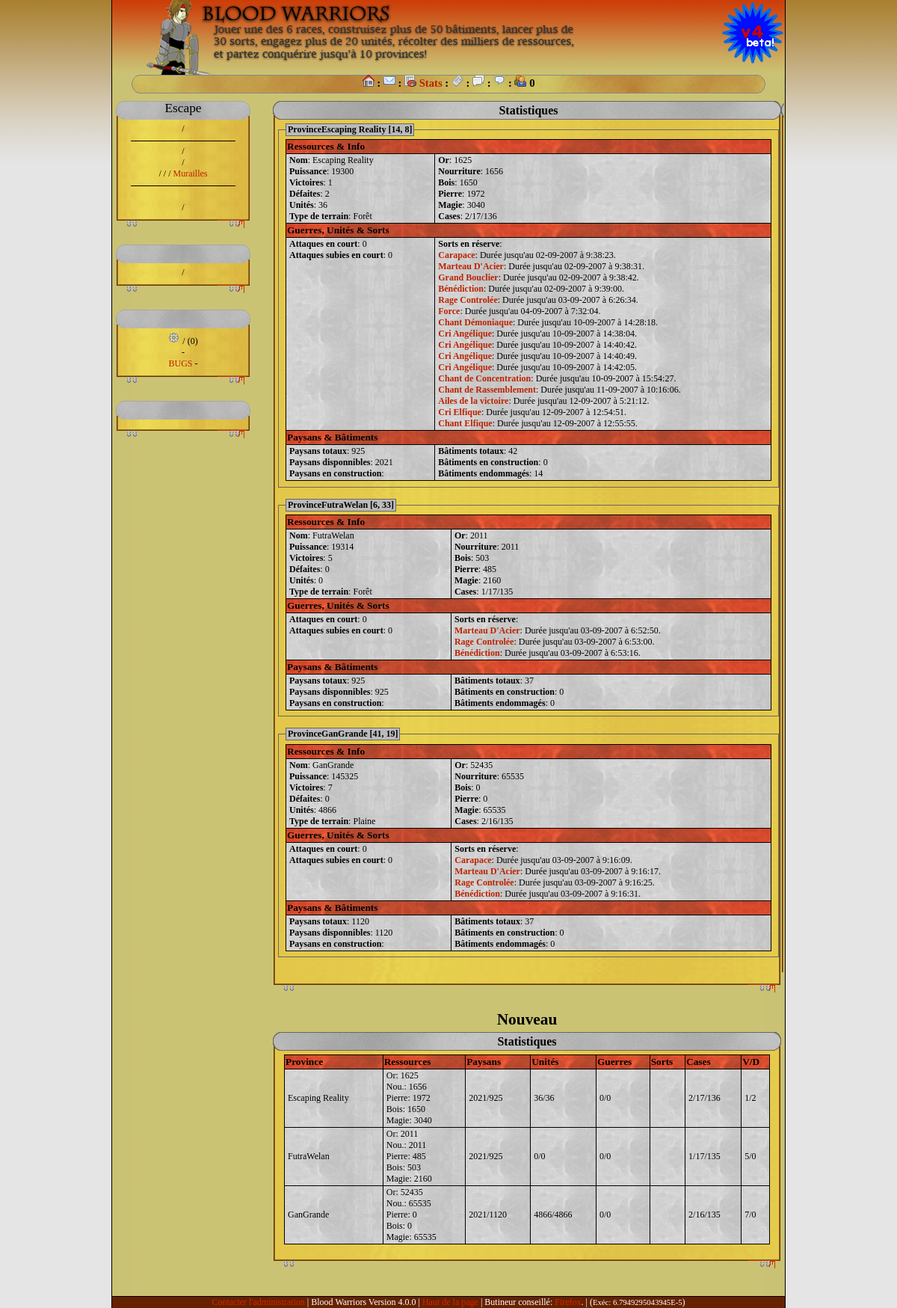
The app's page /index.php?p=statistiques (signed in) with its own data.
### tables this page shows
CREATE TABLE `joueurs` (
  `id` int(9) NOT NULL auto_increment,
  `login` varchar(30) NOT NULL default '',
  `password` varchar(255) NOT NULL default '',
  `pseudo` varchar(20) NOT NULL default '',
  `royaume` varchar(30) NOT NULL default '',
  `race` tinyint(1) unsigned NOT NULL default '0',
  `victoires` smallint(2) unsigned NOT NULL default '0',
  `pertes` smallint(2) unsigned NOT NULL default '0',
  `acceslvl` tinyint(1) unsigned NOT NULL default '0',
  `puissance` int(4) unsigned NOT NULL default '0',
  `theme` tinyint(2) NOT NULL default '0',
  `avatar` varchar(255) NOT NULL default '',
  `vacances` int(4) unsigned NOT NULL default '0',
  `ally_id` int(4) unsigned NOT NULL default '0',
  `ally_lvl` tinyint(1) unsigned NOT NULL default '0',
  `lang` varchar(5) NOT NULL default '',
  `user_session` int(4) unsigned NOT NULL default '0',
  `prenom` varchar(30) NOT NULL default '',
  `nom` varchar(30) NOT NULL default '',
  `email` varchar(60) NOT NULL default '',
  `activationtime` int(9) NOT NULL default '0',
  `decouverte` varchar(255) NOT NULL default '',
  `aut` varchar(15) NOT NULL default '100000000000001',
  PRIMARY KEY  (`id`)
);

CREATE TABLE `provinces` (
  `id` int(4) unsigned NOT NULL auto_increment,
  `id_joueur` int(4) unsigned NOT NULL default '0',
  `name` varchar(40) NOT NULL default '',
  `x` mediumint(3) unsigned NOT NULL default '0',
  `y` mediumint(3) unsigned NOT NULL default '0',
  `gold` smallint(2) unsigned NOT NULL default '0',
  `food` smallint(2) unsigned NOT NULL default '0',
  `stone` smallint(2) unsigned NOT NULL default '0',
  `wood` smallint(2) unsigned NOT NULL default '0',
  `mat` smallint(2) NOT NULL,
  `craft` smallint(2) unsigned NOT NULL default '0',
  `peasant` smallint(2) unsigned NOT NULL default '0',
  `etat` tinyint(1) unsigned NOT NULL default '0',
  `buildings` smallint(2) unsigned NOT NULL default '0',
  `cases_usuable` smallint(2) unsigned NOT NULL default '0',
  `cases_notusuable` smallint(2) unsigned NOT NULL default '0',
  `cases_total` smallint(2) unsigned NOT NULL default '0',
  `victoires` smallint(2) unsigned NOT NULL default '0',
  `pertes` smallint(3) unsigned NOT NULL default '0',
  `puissance` mediumint(3) unsigned NOT NULL default '0',
  `type_province` tinyint(1) unsigned NOT NULL default '0',
  `muraille_normal` tinyint(1) unsigned NOT NULL,
  `muraille_enchante` tinyint(1) unsigned NOT NULL,
  `muraille_magie` smallint(2) unsigned NOT NULL,
  `satisfaction` tinyint(1) unsigned NOT NULL,
  `esclaves` smallint(2) unsigned NOT NULL,
  PRIMARY KEY  (`id`)
);

CREATE TABLE `temp_sorts` (
  `ID` int(4) unsigned NOT NULL auto_increment,
  `id_province` int(4) unsigned NOT NULL default '0',
  `time` int(4) unsigned NOT NULL default '0',
  `id_sort` smallint(2) unsigned NOT NULL default '0',
  `boost_id` tinyint(1) unsigned NOT NULL default '0',
  `boost_value` varchar(10) NOT NULL default '0',
  PRIMARY KEY  (`ID`)
);

CREATE TABLE `liste_sorts` (
  `id` int(8) NOT NULL auto_increment,
  `nom` varchar(255) NOT NULL default '',
  `description` varchar(255) NOT NULL default '',
  `cout` float NOT NULL default '0',
  `batint` int(9) NOT NULL default '0',
  `pourcentage` float NOT NULL default '0',
  `variable` varchar(10) NOT NULL default '0',
  `cible` tinyint(1) unsigned NOT NULL default '0',
  `titre_choix` varchar(255) NOT NULL default '',
  `temps` tinyint(1) unsigned NOT NULL default '0',
  `race` varchar(5) NOT NULL,
  PRIMARY KEY  (`id`)
);

CREATE TABLE `temp_paysans` (
  `id` bigint(8) unsigned NOT NULL auto_increment,
  `id_joueur` int(4) unsigned NOT NULL default '0',
  `section` float NOT NULL default '0',
  `nombre` smallint(2) NOT NULL default '0',
  `time` int(4) unsigned NOT NULL default '0',
  `id_province` int(4) unsigned NOT NULL default '0',
  `extra_info` varchar(50) NOT NULL,
  `esclave` enum('N','O') NOT NULL default 'N',
  PRIMARY KEY  (`id`)
);

### statistiques.php (the view, shortened to what this page needs)
<?php
bw_tableau_start("Statistiques");
$sql = "SELECT
	a.*,
	b.valeur,
	COUNT(c.id) AS NumUnites
FROM
	provinces AS a
LEFT JOIN
	info_cartes AS b ON b.x = a.x AND b.y = a.y
LEFT JOIN
	armees AS c ON c.id_province = a.id
WHERE
	a.id_joueur = '".$_SESSION['id_joueur']."'
GROUP BY a.id";
$req = sql_query($sql);
while($res = sql_object($req))
{
	echo "<fieldset>\n";
	echo "<legend>Province".$res->name." [".$res->x.", ".$res->y."]</legend>\n";
	?>
	<table class="newsmalltable">
		<tr>
			<th colspan="2">Ressources & Info</th>
		</tr>
		<tr>
			<td valign="top">
				<strong>Nom</strong>: <?php echo $res->name; ?><br />
				<strong>Puissance</strong>: <?php echo $res->puissance ; ?><br />
				<strong>Victoires</strong>: <?php echo $res->victoires ; ?><br />
				<strong>Défaites</strong>: <?php echo $res->pertes ; ?><br />
				<strong>Unités</strong>: <?php
					echo $res->NumUnites; 	?>
				<br />
				<strong>Type de terrain</strong>: <?php
					echo bw_terrain_type($res->valeur);
				?>
				<br />
			</td>
			<td valign="top">
				<strong>Or</strong>:			<?php echo $res->gold; ?><br />
				<strong>Nourriture</strong>:	<?php echo $res->food; ?><br />
				<strong>Bois</strong>:			<?php echo $res->wood; ?><br />
				<strong>Pierre</strong>:		<?php echo $res->stone; ?><br />
				<strong>Magie</strong>:			<?php echo $res->craft; ?><br />
				<strong>Cases</strong>:			<?php echo $res->cases_usuable."/".$res->cases_notusuable."/".$res->cases_total; ?><br />
			</td>
		</tr>
		<tr>
			<th colspan="2">Guerres, Unités & Sorts</th>
		</tr>
		<tr>
			<td valign="top">
				<strong>Attaques en court</strong>:
				<?php
				$sql_war = "SELECT id_guerre FROM guerres WHERE att_pro_id = '".$res->id."'";
				$req_war = sql_query($sql_war);
				echo mysql_num_rows($req_war);
				?><br />
				<strong>Attaques subies en court</strong>:
				<?php
				$sql_war = "SELECT id_guerre FROM guerres WHERE def_pro_id = '".$res->id."'";
				$req_war = sql_query($sql_war);
				echo mysql_num_rows($req_war);
				?><br />
			</td>
			<td valign="top">
				<strong>Sorts en réserve</strong>:<br />
				<?php
				$sql_sort = "SELECT a.id_sort, a.`time`, b.nom FROM temp_sorts AS a LEFT JOIN liste_sorts AS b ON b.id = a.id_sort WHERE id_province = '".$res->id."' AND a.boost_id != 10 ORDER BY a.time";
				$req_sort = sql_query($sql_sort);
				while($res_sort = sql_object($req_sort))
				{
					echo "<strong>".bw_popup($res_sort->nom, 'sort', $res_sort->id_sort)."</strong>: Durée jusqu'au ".date($CONF['game_timeformat'], $res_sort->time).".<br />";
				}
				?>
			</td>
		</tr>
		<tr>
			<th colspan="2">Paysans & Bâtiments</th>
		</tr>
		<tr>
			<td valign="top">
				<strong>Paysans totaux</strong>:		<?php echo $res->peasant; ?><br />
				<strong>Paysans disponnibles</strong>:
				<?php
				$sql_dis = "SELECT nombre FROM temp_paysans WHERE section = '0' AND id_province = '".$res->id."'";
				$req_dis = sql_query($sql_dis);
				$res_dis = sql_object($req_dis);
				echo $res_dis->nombre;
				?><br />
				<strong>Paysans en construction</strong>:
				?><br />
			</td>
			<td>
				<strong>Bâtiments totaux</strong>: <?php echo $res->buildings ; ?><br />
				<strong>Bâtiments en construction</strong>:
				<?php
				$sql_bat = "SELECT id FROM batiments WHERE id_province = '".$res->id."' AND value = '0'";
				$req_bat = sql_query($sql_bat);
				echo mysql_num_rows($req_bat);
				?><br />
				<strong>Bâtiments endommagés</strong>:
				<?php
				$sql_bat2 = "SELECT id FROM batiments WHERE id_province = '".$res->id."' AND `value` = '1' AND life < life_total";
				$req_bat2 = sql_query($sql_bat2);
				echo mysql_num_rows($req_bat2);
				?>
				<br />
			</td>
		</tr>
	</table>
	</fieldset>
	<br />
<?php
}
bw_tableau_end();
echo "<h2>Nouveau</h2>\n";
echo "<table class=\"newsmalltable\">
<tr>
	<th>Province</th>
	<th>Ressources</th>
	<th>Paysans</th>
	<th>Unités</th>
	<th>Guerres</th>
	<th>Sorts</th>
	<th>Cases</th>
	<th>V/D</th>
</tr>";
$sql = "SELECT
	a.*,
	b.nombre,
	COUNT(c.id) AS NumUnites
FROM
	provinces AS a
LEFT JOIN
	temp_paysans AS b ON b.id_province = b.id
LEFT JOIN
	armees AS c ON c.id_province = a.id
WHERE
	a.id_joueur = '".$_SESSION['id_joueur']."'
	AND b.section = '0'
GROUP BY a.id
";
$req = sql_query($sql);
while($res = sql_object($req))
{
	echo "<tr>
	<td>".$res->name."</td>
	<td>
		Or: ".$res->gold."<br />
		Nou.: ".$res->food."<br />
		Pierre: ".$res->stone."<br />
		Bois: ".$res->wood."<br />
		Magie: ".$res->craft."
	</td>
	<td>".$res->nombre."/".$res->peasant."</td>";
	$s_uni = "SELECT id FROM armees WHERE id_province = '".$res->id."' AND dispo = '1'";
	$q_uni = sql_query($s_uni);
	echo "
	<td>".sql_rows($q_uni)."/".$res->NumUnites."</td>";
	$s_war = "SELECT id_guerre FROM guerres WHERE att_pro_id = '".$res->id."'";
	$q_war = sql_query($s_war);
	echo "
	<td>".sql_rows($q_war);
	$s_war = "SELECT id_guerre FROM guerres WHERE def_pro_id = '".$res->id."'";
	$q_war = sql_query($s_war);
	echo "/".sql_rows($q_war)."</td>";
	echo "
	<td><br /></td>
	<td>".$res->cases_usuable."/".$res->cases_notusuable."/".$res->cases_total."</td>
	<td>".$res->victoires."/".$res->pertes."</td
</tr>";
}
echo "
</table>";
?>

### include/fonction.php (shortened to what this page needs)
<?php
function sql_query($val)
{
	$ret = mysql_query($val) or print(bw_error("Erreur SQL !<br />".$val."<br />".mysql_error()));
	return $ret;
}
function sql_object($val)
{
	$ret = mysql_fetch_object($val);
	return $ret;
}
function sql_rows($val)
{
	$ret = mysql_num_rows($val);
	return $ret;
}
function sql_array($val)
{
	$ret = mysql_fetch_assoc($val);
	return $ret;
}
function bw_batiavailable($Bat, $id = true)
{
	$sql_bativ = "SELECT life, life_total FROM batiments WHERE ".($id ? 'id_batiment' : 'codename')." = '".$Bat."' AND id_joueur = '".$_SESSION['id_joueur']."' AND id_province = '".$_SESSION['id_province']."' AND value >= '1'";
	$req_bativ = sql_query($sql_bativ);
	if(sql_rows($req_bativ) > 0)
	{
		$res_bativ = sql_array($req_bativ);
		$Min_Life = floor($res_bativ['life_total']*$GLOBALS['CONF']['bati_min_life']);
		if($res_bativ['life'] >= $Min_Life)
			return true;
	}
	return false;
}
function bw_tableau_start($title)
{
	echo "	<table class=\"newtable\"><tr>\n";
	echo "		<td class=\"newtitre\">".$title."</td>\n";
	echo "	</tr><tr>\n";
	echo "		<td class=\"newcontenu\">\n";
}
function bw_tableau_end()
{
	echo "		</td>\n";
	echo "	</tr><tr>\n";
	echo "		<td class=\"newfin\">&nbsp;</td>\n";
	echo "	</tr></table>\n";
}
function bw_icon($Img, $Title = '')
{
	$ret = "<img src=\"images/icons/".$Img."\" alt=\"".$Img."\" ".($Title != '' ? "title=\"".$Title."\" " : '')."/> ";
	return $ret;
}
function bw_terrain_type($ID)
{
	switch($ID)
	{
		case 1:
			return 'Plaine'; break;
		case 2:
			return 'Forêt'; break;
	}
	return 'Error unknown ID';
}
function bw_popup($text, $do, $id)
{
	$ret = "<a href=\"#\" title=\"Information\" target=\"info_popup\" onclick=\"window.open('info_popup.php?do=".$do."&id=".$id."','info_popup','height=".$GLOBALS['CONF']['popup_height']."px, width=".$GLOBALS['CONF']['popup_width']."px, resizable=yes');return false;\">".$text."</a>";
	return $ret;
}
?>

### colonne.php (shortened to what this page needs)
<?php
if (session_is_registered("id_joueur") == false)
{
	?>
		<div class="colonne_top">Blood Warriors</div>
		<div class="colonne_main">
				<a href="?"><?php echo $lang_links['nocon_linkhome']; ?></a><br />
			<img src="images/trait.png" /><br />
				<a href="?p=faq"><?php echo $lang_links['nocon_linkfaq']; ?></a> /
				<a href="?p=regles"><?php echo $lang_links['rules']; ?></a><br />
			<img src="images/trait.png" /><br />
				<a href="?p=merci"><?php echo $lang_links['nocon_linkowner']; ?></a><br />
				<a href="?p=parte"><?php echo $lang_links['nocon_linklink']; ?></a><br />
				<a href="?p=download"><?php echo $lang_links['nocon_linkdown']; ?></a><br />
		</div>
		<div class="colonne_end"></div>
	<?php
		if ($CONF['game_status'] >= 1) { ?>
	<form name="form1" method="post" action="log.php">
		<div class="colonne_top"><?php echo $lang_links['nocon_title']; ?></div>
		<div class="colonne_main">
			<?php if($CONF['game_status'] >= 2) {
				echo "<p class=\"entoure\"><a href=\"?p=inscrip\">".$lang_links['nocon_linksub']."</a></p>\n";
			} ?>
			<div style="width: 80px; font-weight: bold;font-size: 8pt; float:left;">
				<?php echo $lang_links['nocon_login']; ?>
			</div>
			<div style=" float:left;">
				<input name="login" type="text" size="10">
			</div>
			<br style="clear: both;"/>
			<div style="width: 80px; font-weight: bold; font-size: 8pt; float:left;">
				<?php echo $lang_links['nocon_pwd']; ?>
			</div>
			<div style=" float:left;">
				<input name="mdp" type="password" size="10">
			</div>
			<br style="clear: both;"/>
			<?php echo $lang_links['nocon_auto']; ?>: <input type="checkbox" name="cookie" value="1" /><br />
			<input type="submit" name="Submit" value="<?php echo $lang_links['nocon_btn'];?>"><br />
			<a href="?p=lostpassword"><em><?php echo $lang_links['nocon_lost']; ?></em></a>
		</div>
		<div class="colonne_end"></div>
	</form>
	<?php } ?>
	<br />
<?php
}
else
{
	$MarcheR		= bw_batiavailable('marche', false);
	$FermR			= bw_batiavailable('ferme', false);
	$SortR			= bw_batiavailable('sorcelerie', false);
	$AllyR			= bw_batiavailable('auberge', false);
	$WoodMuraille	= bw_batiavailable(2);
	$StoneMuraille	= bw_batiavailable(29);
	$GranitMuraille	= bw_batiavailable(41);
	echo "			<div class=\"colonne_top\">\n";
	echo "				".$Joueur->pseudo;
	echo "\n			</div>\n";
	echo "			<div class=\"colonne_main\">\n";
	echo "				<a href=\"?p=index\">".$lang_links['index'].'</a> / <a href="?p=search2">'.$lang_links['search']."</a>";
	echo "				<br /><img src=\"images/trait.png\" /><br />\n";
	if($CONF['game_status'] >= 2) {
		echo "				<a href=\"?p=paysans\">".$lang_links['peasant']."</a> / ";
		echo " <a href=\"?p=const\">".$lang_links['const']."</a><br />\n";
		if($FermR == 1)	echo " / <a href=\"?p=bsp_terrain\">".$lang_links['land']."</a>";
		echo "<br />";
		if($MarcheR == 1)	echo " / <a href=\"?p=bsp_marche\">".$lang_links['market']."</a>";
		if($SortR == 1)	echo " / <a href=\"?p=bsp_sort\">".$lang_links['sorcery']."</a>";
		if($WoodMuraille || $StoneMuraille || $GranitMuraille) echo " / <a href=\"?p=bsp_murailles\">Murailles</a>";
		echo "\n				<br /><img src=\"images/trait.png\" /><br />\n";
		echo "				<a href=\"?p=unites\">".$lang_links['unites']."</a><br />\n";
		echo "				<a href=\"?p=war\">".$lang_links['war']."</a> / ";
		echo "<a href=\"?p=scores\">".$lang_links['scores']."</a><br />\n";
	}
	echo "			</div>\n";
	echo "			<div class=\"colonne_end\"></div>\n";
	echo "			<br />\n\n";
	if($AllyR == 1 && $CONF['game_status'] >= 2)
	{
		echo "			<div class=\"colonne_top\">".$lang_links['allyhead']."</div>\n";
		echo "			<div class=\"colonne_main\">\n";
		if($Joueur->ally_id != 0)
		{
			echo '				<a href="index.php?p=ally_news">'.$lang_links['allynews'].'</a> / ';
			echo '				<a href="index.php?p=forum2&theme=9">'.$lang_links['allyforum']."</a><br />\n";
		}
		else
		{
			echo "				<a href=\"index.php?p=ally_none\">".$lang_links['allysearch']."</a>\n";
		}
		echo "			</div>\n";
		echo "			<div class=\"colonne_end\">&nbsp;</div>\n";
		echo "			<br />\n\n";
	}
	echo "			<div class=\"colonne_top\">".$lang_links['title2']."</div>\n";
	echo "			<div class=\"colonne_main\">\n";
	echo '				<img src="images/icons/icon_parametres.png" alt="admin" /><a href="index.php?p=para">'.$lang_links['conf'].'</a> / <a href="index.php?p=memo">'.$lang_links['memos'].'</a>';
	$sqlmemo = "SELECT id_message FROM messages WHERE location = 'meo' AND id_from = '".$_SESSION['id_joueur']."'";
	$reqmemo = sql_query($sqlmemo);
	$nbrmemo = mysql_num_rows($reqmemo);
	echo ' ('.$nbrmemo.')<br />';
	echo '				<a href="index.php?p=faq">'.$lang_links['FAQ'].'</a> - <a href="index.php?p=regles">'.$lang_links['rules']."</a><br />\n";
	echo "				<a href=\"?p=errors\">BUGS</a> - \n";
	echo "			</div>\n";
	echo "			<div class=\"colonne_end\">&nbsp;</div>\n";
	echo "			<br />\n\n";
	if($_SESSION['aut'][1] == 1)
	{
		echo "			<div class=\"colonne_top\">".$lang_links['title3']."</div>\n";
		echo "			<div class=\"colonne_main\">\n";
		echo "			</div>\n";
		echo "			<div class=\"colonne_end\">&nbsp;</div>\n";
		echo "			<br />\n";
	}
}
?>

### records on screen
joueurs: pseudo "Escape"
provinces: name "Escaping Reality", x "14", y "8", puissance "19300", victoires "1", pertes "2", NumUnites "36", valeur "Forêt", gold "1625", food "1656", wood "1650", stone "1972", craft "3040", cases_usuable "2", cases_notusuable "17", cases_total "136", mysql_num_rows($req_war) "0", peasant "925", temp_paysans.nombre "2021", buildings "42", mysql_num_rows($req_bat) "0", mysql_num_rows($req_bat2) "14", nombre "2021", q_uni "36", q_war "0"
temp_sorts: liste_sorts.nom "Carapace", time "02-09-2007 à 9:38:23"
temp_sorts: liste_sorts.nom "Marteau D'Acier", time "02-09-2007 à 9:38:31"
temp_sorts: liste_sorts.nom "Grand Bouclier", time "02-09-2007 à 9:38:42"
temp_sorts: liste_sorts.nom "Bénédiction", time "02-09-2007 à 9:39:00"
temp_sorts: liste_sorts.nom "Rage Controlée", time "03-09-2007 à 6:26:34"
temp_sorts: $id 25 (drawn), liste_sorts.nom "Force", time "04-09-2007 à 7:32:04"
temp_sorts: liste_sorts.nom "Chant Démoniaque", time "10-09-2007 à 14:28:18"
temp_sorts: liste_sorts.nom "Cri Angélique", time "10-09-2007 à 14:38:04"
temp_sorts: liste_sorts.nom "Cri Angélique", time "10-09-2007 à 14:40:42"
temp_sorts: liste_sorts.nom "Cri Angélique", time "10-09-2007 à 14:40:49"
temp_sorts: liste_sorts.nom "Cri Angélique", time "10-09-2007 à 14:42:05"
temp_sorts: liste_sorts.nom "Chant de Concentration", time "10-09-2007 à 15:54:27"
temp_sorts: liste_sorts.nom "Chant de Rassemblement", time "11-09-2007 à 10:16:06"
temp_sorts: liste_sorts.nom "Ailes de la victoire", time "12-09-2007 à 5:21:12"
temp_sorts: liste_sorts.nom "Cri Elfique", time "12-09-2007 à 12:54:51"
temp_sorts: liste_sorts.nom "Chant Elfique", time "12-09-2007 à 12:55:55"
provinces: name "FutraWelan", x "6", y "33", puissance "19314", victoires "5", pertes "0", NumUnites "0", valeur "Forêt", gold "2011", food "2011", wood "503", stone "485", craft "2160", cases_usuable "1", cases_notusuable "17", cases_total "135", mysql_num_rows($req_war) "0", peasant "925", temp_paysans.nombre "925", buildings "37", mysql_num_rows($req_bat) "0", mysql_num_rows($req_bat2) "0", nombre "2021", q_uni "0", q_war "0"
temp_sorts: liste_sorts.nom "Marteau D'Acier", time "03-09-2007 à 6:52:50"
temp_sorts: liste_sorts.nom "Rage Controlée", time "03-09-2007 à 6:53:00"
temp_sorts: liste_sorts.nom "Bénédiction", time "03-09-2007 à 6:53:16"
provinces: name "GanGrande", x "41", y "19", puissance "145325", victoires "7", pertes "0", NumUnites "4866", valeur "Plaine", gold "52435", food "65535", wood "0", stone "0", craft "65535", cases_usuable "2", cases_notusuable "16", cases_total "135", mysql_num_rows($req_war) "0", peasant "1120", temp_paysans.nombre "1120", buildings "37", mysql_num_rows($req_bat) "0", mysql_num_rows($req_bat2) "0", nombre "2021", q_uni "4866", q_war "0"
temp_sorts: liste_sorts.nom "Carapace", time "03-09-2007 à 9:16:09"
temp_sorts: liste_sorts.nom "Marteau D'Acier", time "03-09-2007 à 9:16:17"
temp_sorts: liste_sorts.nom "Rage Controlée", time "03-09-2007 à 9:16:25"
temp_sorts: liste_sorts.nom "Bénédiction", time "03-09-2007 à 9:16:31"

### other values on screen
$Connectes "0"
$nbrmemo "0"
$title "Statistiques Statistiques"
$CONF['game_version'] "4.0.0"
$MicroTime['final'] "6.7949295043945E-5"
